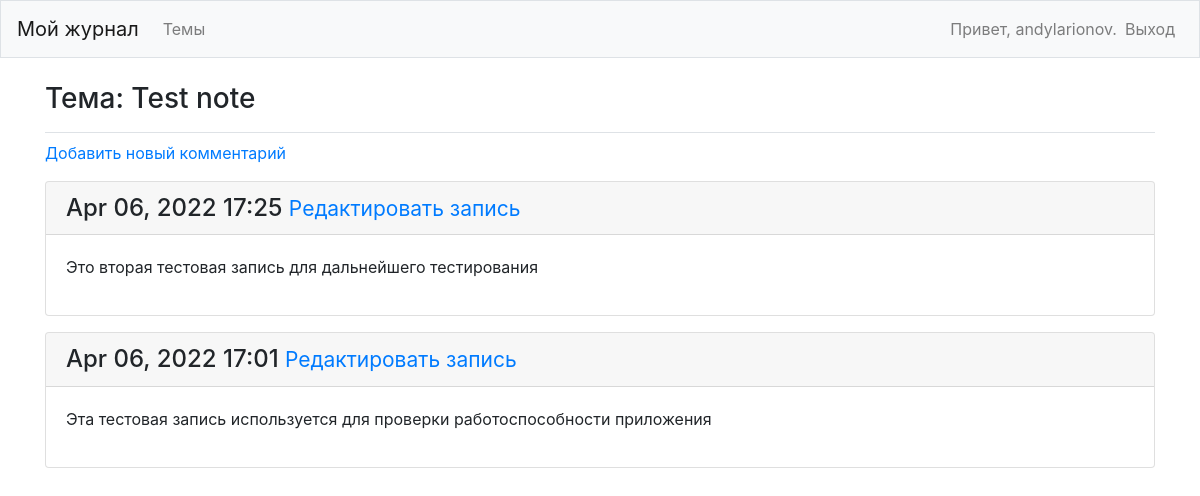
Before: /topics/1/ (signed in) with the older database file.
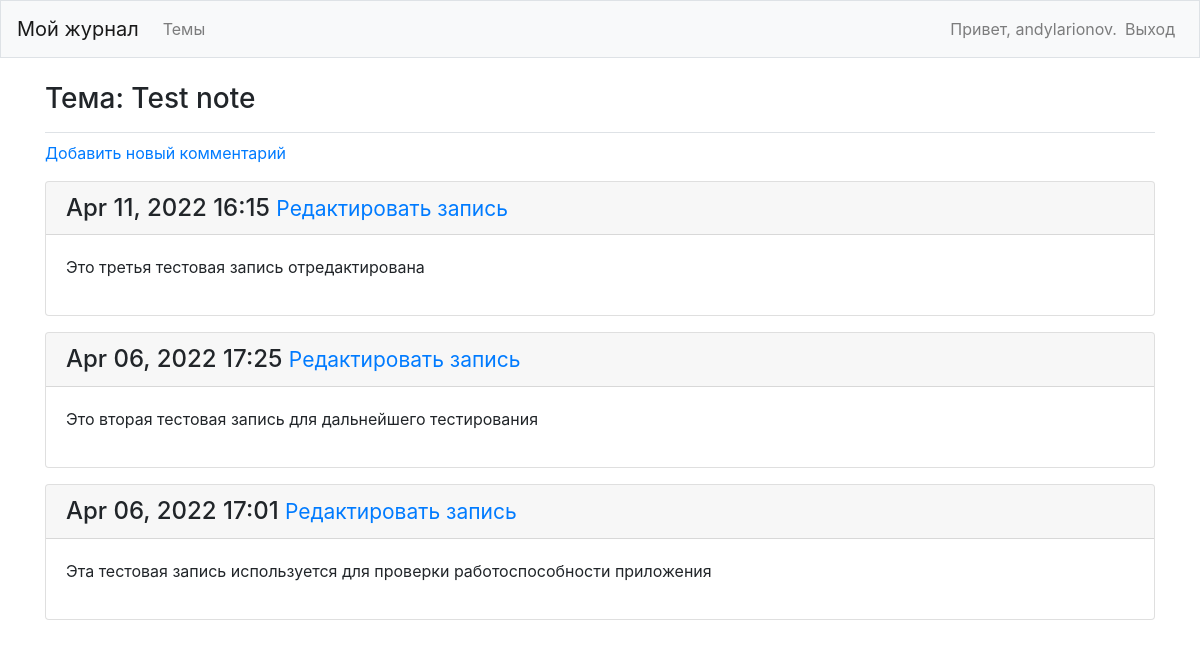
After: the same page with the newer database file.
### my_journal_p/models.py (models this page shows, shortened)
class Entry(models.Model):
    topic = models.ForeignKey(Topic, on_delete=models.CASCADE)
    text = models.TextField()
    date_added = models.DateTimeField(auto_now_add=True)
    class Meta:
        verbose_name_plural = 'entries'

### my_journal_p/views.py (the view)
# urls.py: path('topics/<int:topic_id>/', views.topic, name='topic'),
@login_required()
def topic(request, topic_id):
    topic = Topic.objects.get(id=topic_id)
    check_topic_owner(topic.owner, request)
    entries = topic.entry_set.order_by('-date_added')
    context = {'topic':topic, 'entries': entries}
    return render(request, 'my_journal_p/topic.html', context)

### my_journal_p/models.py (called while the page is built)
    def __str__(self):
        return self.text

### my_journal_p/views.py (called while the page is built)
def check_topic_owner(owner, request):
    if owner != request.user:
        raise Http404

### my_journal_p/templates/my_journal_p/topic.html (shortened to what this page needs)
<!DOCTYPE html>
<html lang="en">
<head>
</head>
<body>
{% extends "my_journal_p/base.html" %}
{% block page_header %}
  <h3>Тема: {{topic}}</h3>
{% endblock page_header %}
{%block content%}
  <p>
      <a href="{% url 'my_journal_p:new_entry' topic.id %}">Добавить новый комментарий</a>
  </p>
      {% for entry in entries %}
      <div class="card mb-3">
      <h4 class="card-header">
          {{ entry.date_added|date:'M d, Y H:i'}}
          <small><a href="{%url 'my_journal_p:edit_entry' entry.id%}">Редактировать запись</a></small>
      </h4>
      <div class="card-body">
           {{entry.text|linebreaks}}
      </div>
      </div>
       {% empty %}
        <p>There are no entries for this topics yet</p>
      {% endfor %}
{% endblock content %}

Changed rows visible on the page:
added Entry: date_added "Apr 11, 2022 16:15", text "Это третья тестовая запись отредактирована"
